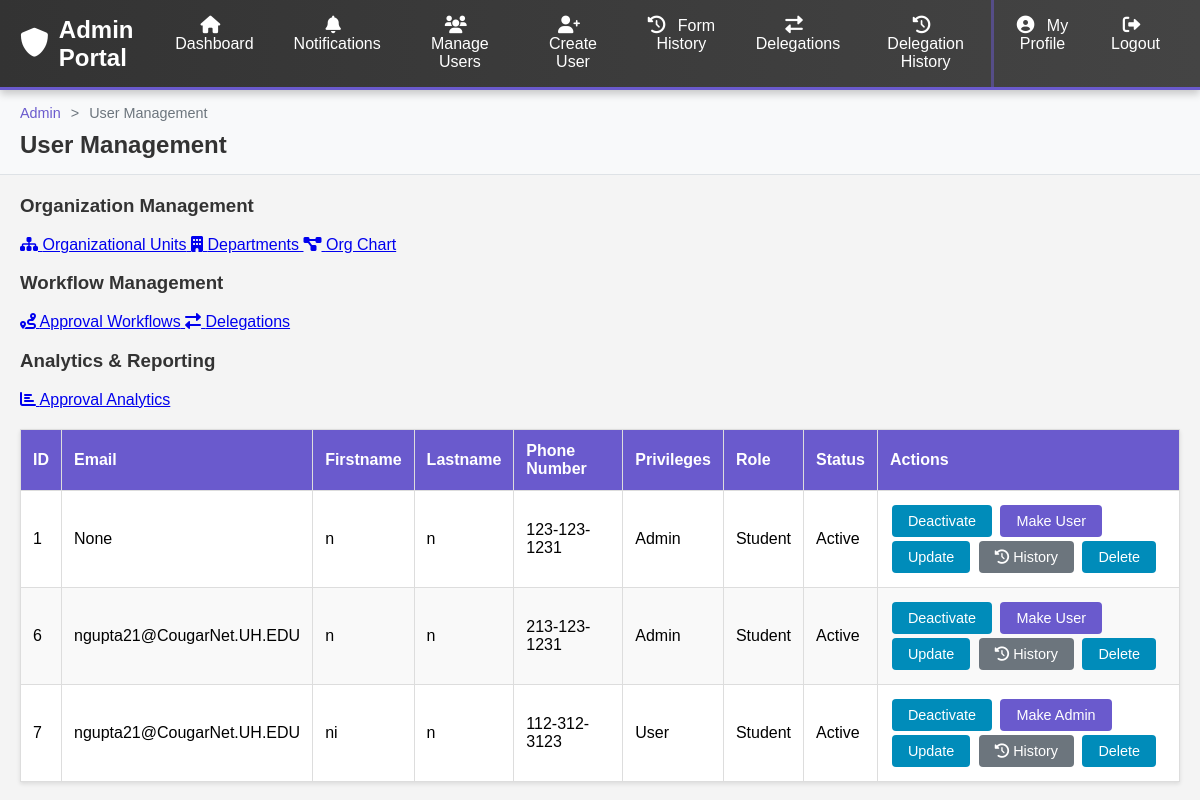
Page /a on the earlier database version.
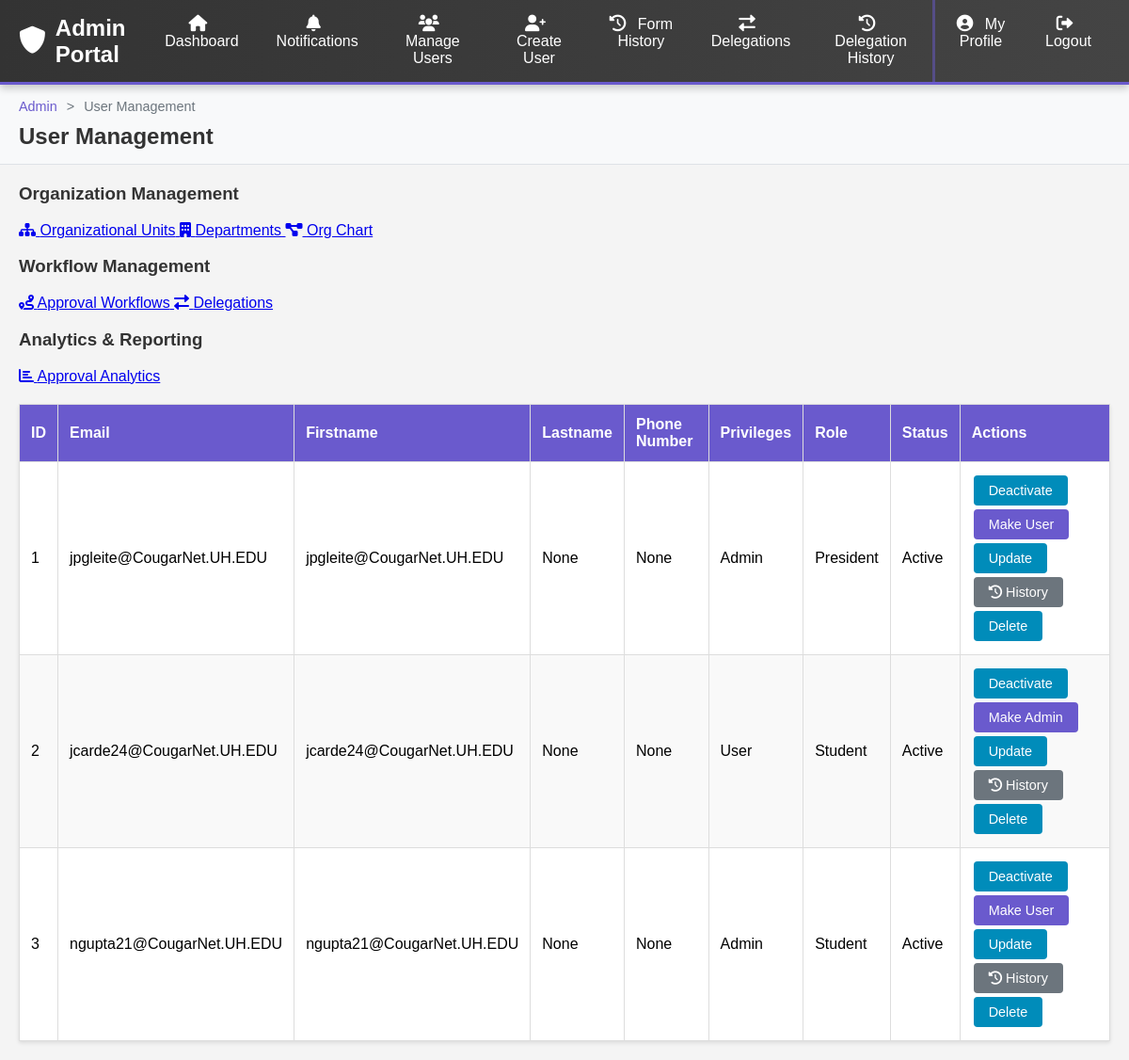
Same page on the later database version.
### main.py (models this page shows, shortened)
class Profile(db.Model):
    id = db.Column(db.Integer, primary_key=True)
    first_name = db.Column(db.String(20), nullable=True)
    last_name = db.Column(db.String(20), nullable=True)
    active = db.Column(db.Boolean, default=True, nullable=True)
    pass_word = db.Column(db.String(200), nullable=False)  # Hashed passwords
    privilages_ = db.Column(db.String(20), default='user')
    user_roles = db.relationship('UserRole', back_populates='user')
    email_ = db.Column(db.String(100), nullable=True)
    usertokenid = db.Column(db.String(100), nullable=True)
    bio = db.Column(db.Text, nullable=True)
    phoneN_ = db.Column(db.String(200), nullable=True)
    address = db.Column(db.String(200), nullable=True)
    enroll_status = db.Column(db.String(200), nullable=True)
    date_created = db.Column(db.DateTime, default=datetime.utcnow)

class UserRole(db.Model):
    __tablename__ = 'user_roles'
    id = db.Column(db.Integer, primary_key=True)
    user_id = db.Column(db.Integer, db.ForeignKey('profile.id'))
    role_id = db.Column(db.Integer, db.ForeignKey('roles.id'))
    department_id = db.Column(db.Integer, db.ForeignKey('departments.id'))
    role = db.relationship('Role', back_populates='user_roles')
    department = db.relationship('Department')
    user = db.relationship('Profile', back_populates='user_roles')

class Role(db.Model):
    __tablename__ = 'roles'
    id = db.Column(db.Integer, primary_key=True)
    name = db.Column(db.String(50), unique=True)  # student, department_chair, president
    level = db.Column(db.Integer)  # 1=student, 2=chair, 3=president
    user_roles = db.relationship('UserRole', back_populates='role')

### main.py (the view)
@app.route('/a')
def ad():
    profiles = Profile.query.all()  # Retrieve all profiles from the database
    return render_template('adminpage.html', profiles=profiles)

### main.py (called while the page is built)
@app.before_request
def check_user_active():
    user_id = session.get('user_id')
    if user_id:
        user = Profile.query.get(user_id)
        if user and not user.active and user.privilages_ != 'admin':
            session.clear()  # Clear session to prevent further access
            return redirect(url_for('deactivated'))  # Redirect to a deactivated page

### templates/adminpage.html (shortened to what the changed rows need)
<!DOCTYPE html>
<html>
  <head>
    <link
      rel="stylesheet"
      href="https://cdnjs.cloudflare.com/ajax/libs/font-awesome/6.0.0/css/all.min.css"
    />
    <link
      rel="stylesheet"
      href="{{ url_for('static', filename='css/admin_navbar.css') }}"
    />
  </head>
  <body>
    <div class="page-header">
      <h2>User Management</h2>
    </div>
    <div class="main-container">
      <table>
        <thead>
          <tr>
            <th>ID</th>
            <th>Email</th>
            <th>Firstname</th>
            <th>Lastname</th>
            <th>Phone Number</th>
            <th>Privileges</th>
            <th>Role</th>
            <th>Status</th>
            <th>Actions</th>
          </tr>
        </thead>
        <tbody>
          {% for data in profiles %}
          <tr>
            <td>{{ data.id }}</td>
            <td>{{data.email_}}</td>
            <td>{{ data.first_name }}</td>
            <td>{{ data.last_name }}</td>
            <td>{{ data.phoneN_ }}</td>
            <td>
              {% if data.privilages_ == "admin" %} Admin {% else %} User {%
              endif %}
            </td>
            <td>
              {% if data.user_roles %} {% for user_role in data.user_roles %}
              <span class="role-badge role-{{ user_role.role.name }}">
                {{ user_role.role.name|replace('_', ' ')|title }}
              </span>
              {% endfor %} {% else %}
              <span class="role-badge role-student">Student</span>
              {% endif %}
            </td>
            <td>{% if data.active %} Active {% else %} Inactive {% endif %}</td>
            <td>
              <a href="/active/{{ data.id }}" class="action-btn">
                {% if data.active %} Deactivate {% else %} Activate {% endif %}
              </a>
              <a href="/priv/{{ data.id }}" class="priv-btn">
                {% if data.privilages_ == "user" %} Make Admin {% else %} Make
                User {% endif %}
              </a>
              <a href="/update/{{ data.id }}" class="action-btn">Update</a>
              <a href="/history/{{ data.id }}" class="history-btn">
                <i class="fas fa-history"></i> History
              </a>
              <a
                href="/delete/{{ data.id }}"
                class="action-btn"
                onclick="return confirm('Are you sure you want to delete this user?')"
                >Delete</a
              >
            </td>
          </tr>
          {% endfor %}
        </tbody>
      </table>
    </div>
  </body>
</html>

Differences in the rows shown:
removed Profile: id "6", email_ "ngupta21@CougarNet.UH.EDU", first_name "n", last_name "n", phoneN_ "213-123-1231", privilages_ "Admin", shows "Student", active "Active"
removed Profile: id "7", email_ "ngupta21@CougarNet.UH.EDU", first_name "ni", last_name "n", phoneN_ "112-312-3123", privilages_ "User", shows "Student", active "Active"
changed Profile id 1: email_ "None" → "jpgleite@CougarNet.UH.EDU"; first_name "n" → "jpgleite@CougarNet.UH.EDU"; last_name "n" → "None"; phoneN_ "123-123-1231" → "None"; no longer shows "Student"
added UserRole: role.name "President", shown under Profile id 1
added Profile: id "2", email_ "jcarde24@CougarNet.UH.EDU", first_name "jcarde24@CougarNet.UH.EDU", last_name "None", phoneN_ "None", privilages_ "User", active "Active"
added UserRole: role.name "Student", shown under "2"
added Profile: id "3", email_ "ngupta21@CougarNet.UH.EDU", first_name "ngupta21@CougarNet.UH.EDU", last_name "None", phoneN_ "None", privilages_ "Admin", active "Active"
added UserRole: role.name "Student", shown under "3"
